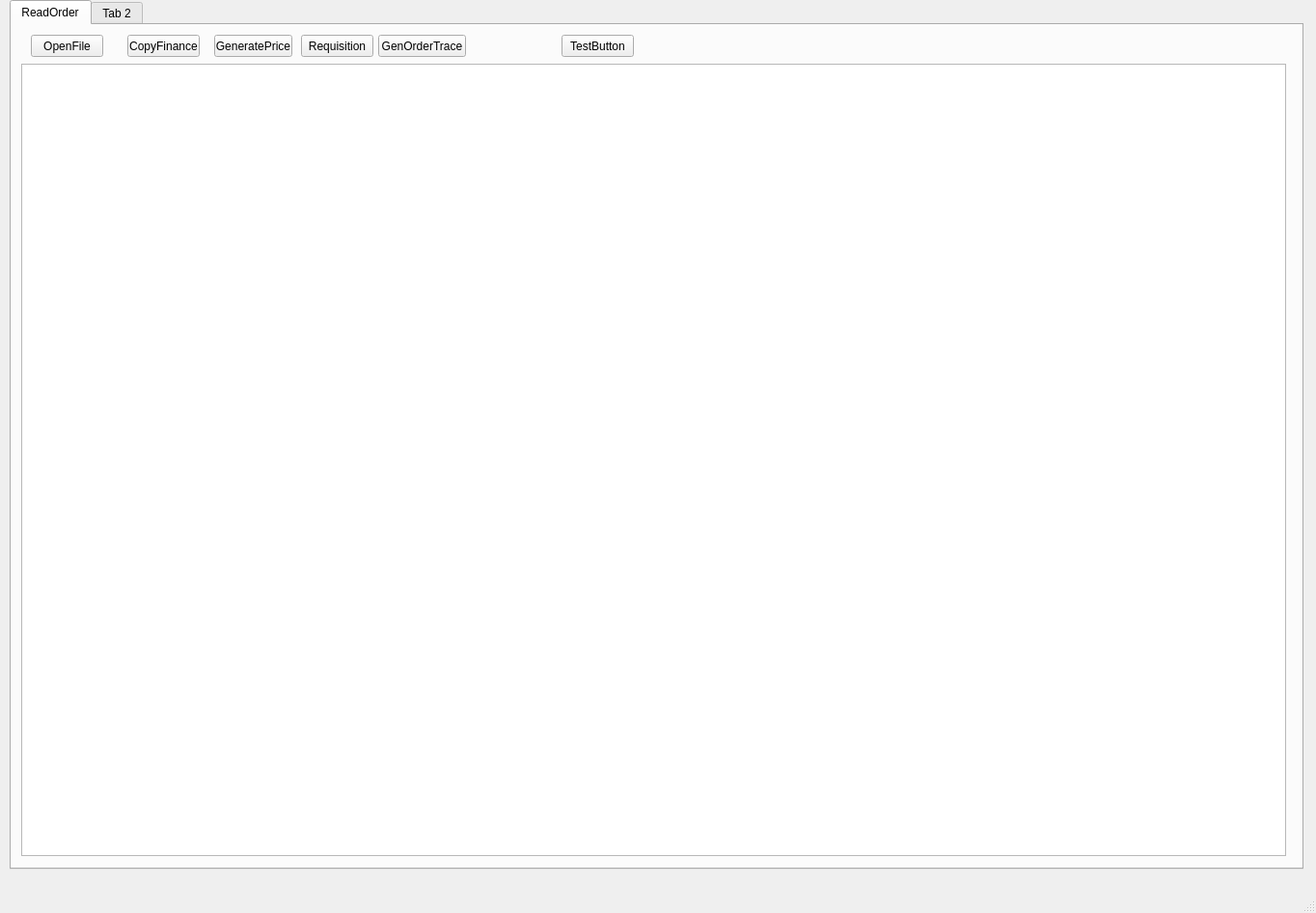
<?xml version="1.0" encoding="UTF-8"?>
<ui version="4.0">
 <class>MainWindow</class>
 <widget class="QMainWindow" name="MainWindow">
  <property name="geometry">
   <rect>
    <x>0</x>
    <y>0</y>
    <width>1364</width>
    <height>946</height>
   </rect>
  </property>
  <property name="windowTitle">
   <string>TIS Tools</string>
  </property>
  <widget class="QWidget" name="centralwidget">
   <widget class="QTabWidget" name="tabWidget">
    <property name="geometry">
     <rect>
      <x>10</x>
      <y>0</y>
      <width>1341</width>
      <height>901</height>
     </rect>
    </property>
    <property name="currentIndex">
     <number>0</number>
    </property>
    <widget class="QWidget" name="tab">
     <attribute name="title">
      <string>ReadOrder</string>
     </attribute>
     <widget class="QTextBrowser" name="textBrowser">
      <property name="geometry">
       <rect>
        <x>10</x>
        <y>40</y>
        <width>1311</width>
        <height>821</height>
       </rect>
      </property>
     </widget>
     <widget class="QPushButton" name="btn_open">
      <property name="geometry">
       <rect>
        <x>20</x>
        <y>10</y>
        <width>75</width>
        <height>23</height>
       </rect>
      </property>
      <property name="text">
       <string>OpenFile</string>
      </property>
     </widget>
     <widget class="QPushButton" name="btnTest">
      <property name="geometry">
       <rect>
        <x>570</x>
        <y>10</y>
        <width>75</width>
        <height>23</height>
       </rect>
      </property>
      <property name="text">
       <string>TestButton</string>
      </property>
     </widget>
     <widget class="QPushButton" name="btnCopy">
      <property name="geometry">
       <rect>
        <x>120</x>
        <y>10</y>
        <width>75</width>
        <height>23</height>
       </rect>
      </property>
      <property name="text">
       <string>CopyFinance</string>
      </property>
     </widget>
     <widget class="QPushButton" name="btnGeneratePrice">
      <property name="geometry">
       <rect>
        <x>210</x>
        <y>10</y>
        <width>81</width>
        <height>23</height>
       </rect>
      </property>
      <property name="text">
       <string>GeneratePrice</string>
      </property>
     </widget>
     <widget class="QPushButton" name="btnRequisition">
      <property name="geometry">
       <rect>
        <x>300</x>
        <y>10</y>
        <width>75</width>
        <height>23</height>
       </rect>
      </property>
      <property name="text">
       <string>Requisition</string>
      </property>
     </widget>
     <widget class="QPushButton" name="btnGenerateOrderTrace">
      <property name="geometry">
       <rect>
        <x>380</x>
        <y>10</y>
        <width>91</width>
        <height>23</height>
       </rect>
      </property>
      <property name="text">
       <string>GenOrderTrace</string>
      </property>
     </widget>
    </widget>
    <widget class="QWidget" name="tab_2">
     <attribute name="title">
      <string>Tab 2</string>
     </attribute>
    </widget>
   </widget>
  </widget>
  <widget class="QMenuBar" name="menubar">
   <property name="geometry">
    <rect>
     <x>0</x>
     <y>0</y>
     <width>1364</width>
     <height>21</height>
    </rect>
   </property>
  </widget>
  <widget class="QStatusBar" name="statusbar"/>
 </widget>
 <resources/>
 <connections/>
</ui>
